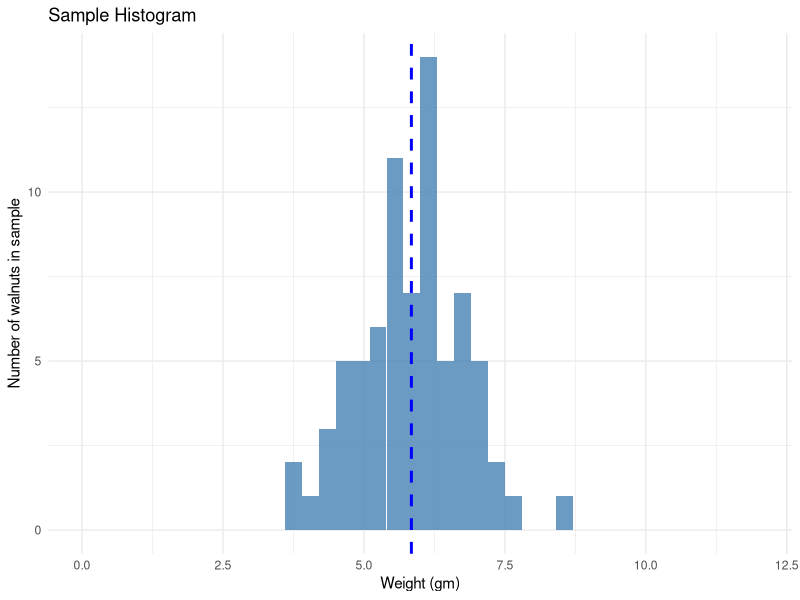
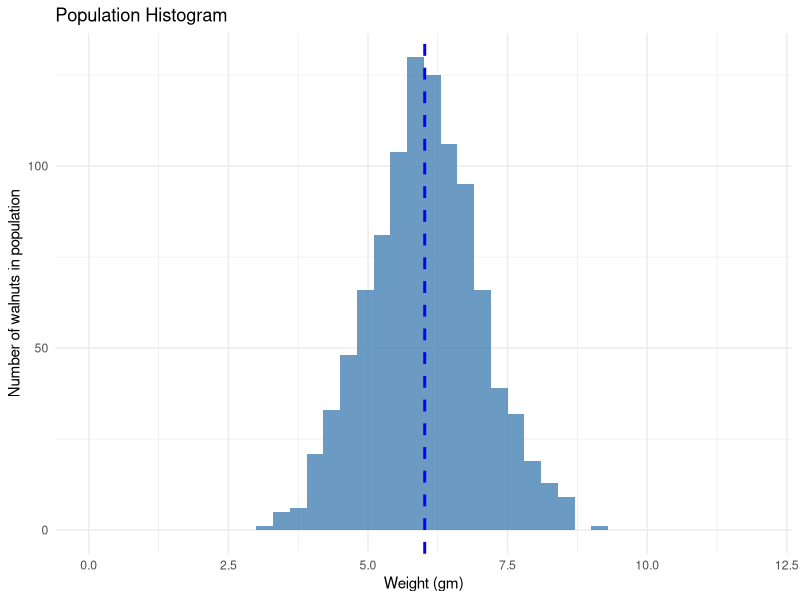

Source code (R) for these figures, in order:
## ---- chunk 1
knitr::opts_chunk$set(message =  FALSE)
knitr::opts_chunk$set(warning =  FALSE)
knitr::opts_chunk$set(error =  FALSE)
bfcolor <- function(x, color) {
  if (knitr::is_latex_output()) {
    sprintf("\\textcolor{%s}{\\textbf{%s}}", color, x)
  } else if (knitr::is_html_output()) {
    sprintf("<span style='color: %s;'><b>%s</b></span>", color, x)
  } else x
}

# Install necessary libraries if they aren't installed
if (!require(dplyr)) install.packages("dplyr")
if (!require(tidyr)) install.packages("tidyr")
if (!require(ggplot2)) install.packages("ggplot2")
## ---- chunk 2
# Load libraries
library(dplyr)
library(ggplot2)
## ---- chunk 3
# Load necessary library
set.seed(123) # for reproducibility

population <- data.frame(
  weight = rnorm(n = 1000, mean = 6, sd = 1),
  walnut_id = 1:1000
)

# Check first few rows
head(population, 5)
## ---- chunk 4
mean_weight <- mean(population$weight)
mean_weight
## ---- chunk 5
std_dev_pop_weight <- sd(population$weight)
std_dev_pop_weight
## ---- chunk 6
# Set seed for reproducibility
set.seed(123)

# Draw a random sample of 75 walnuts without replacement
sample <- population[sample(1:nrow(population), size = 75, replace = FALSE), ]

# View the sample
head(sample)
## ---- chunk 7
mean_sample_weight <- mean(sample$weight)
mean_sample_weight
## ---- chunk 8
# Load required libraries
library(ggplot2)
library(patchwork)

# Calculate means
mean_sample_weight <- mean(sample$weight)
mean_population_weight <- mean(population$weight)

# Create histogram for the sample
hist_samp <- ggplot(sample, aes(x = weight)) +
  geom_histogram(binwidth = 0.3, fill = "steelblue", alpha = 0.8, boundary = 0) +
  geom_vline(aes(xintercept = mean_sample_weight), color = "blue", linetype = "dashed", size = 1) +
  labs(
    x = "Weight (gm)",
    y = "Number of walnuts in sample",
    title = "Sample Histogram"
  ) +
  xlim(0, 12) +
  theme_minimal()

# Create histogram for the population
hist_pop <- ggplot(population, aes(x = weight)) +
  geom_histogram(binwidth = 0.3, fill = "steelblue", alpha = 0.8, boundary = 0) +
  geom_vline(aes(xintercept = mean_population_weight), color = "blue", linetype = "dashed", size = 1) +
  labs(
    x = "Weight (gm)",
    y = "Number of walnuts in population",
    title = "Population Histogram"
  ) +
  xlim(0, 12) +
  theme_minimal()

# Display the combined plot
print(hist_samp)
print(hist_pop)
## ---- chunk 9
# Load necessary library
set.seed(123) # for reproducibility

almond_population <- data.frame(
  weight = rnorm(n = 3000, mean = 1.3, sd = 0.2),
  almond_id = 1:3000
)

head(almond_population, 5)
## ---- chunk 10
alm_mean_weight <- mean(almond_population$weight)
alm_mean_weight

std_dev_almond_pop_weight <- sd(almond_population$weight)
std_dev_almond_pop_weight
## ---- chunk 11
# Set seed for reproducibility
set.seed(123)

almond_sample <- almond_population[sample(1:nrow(almond_population), size = 100, replace = TRUE), ]

head(almond_sample)
## ---- chunk 12
people <- data.frame(
  Name = c("Alice", "Charlie", "Tom", "Frank", "Tim", "Samantha"),
  Age = c(25, 32, NA, 29, NA, 19),
  Height_cm = c(165, 180, 175, NA, 168, 172))

print(people)
## ---- chunk 13
library(tidyr)
people_no_na <- drop_na(people)
print(people_no_na)
## ---- chunk 14
mean_height <- mean(people$Height_cm, na.rm = TRUE)

people_imputed_height <- people %>%
  mutate(Height_cm = replace_na(Height_cm, mean_height))

print(people_imputed_height)
## ---- chunk 15
#Calculate the mean age (Ignoring NAs)
mean_age <- mean(people_imputed_height$Age, na.rm = TRUE)

#Replace missing ages with the mean
people_imputed <- people_imputed_height %>%
  mutate(Age = replace_na(Age, mean_age))

print(people_imputed)
